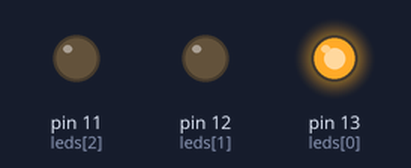
This sketch was run on a simulated Arduino Uno, built with avr-gcc and run on an emulated ATmega328P. On the bench: output pins drawn as LEDs (lit = HIGH).

Above: at 0.5 s.
At 3.5 s:
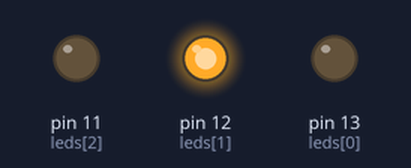
At 15.5 s:
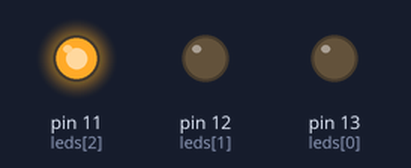
At 37.0 s:
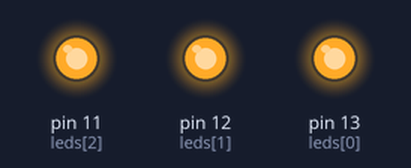
At 47.0 s:
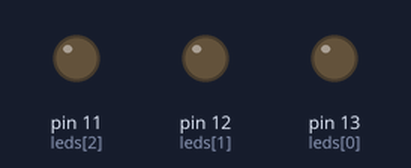
Timing chart, 0 to 50.7 s (numbered marks = the images above):
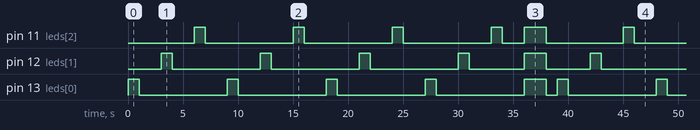

Measured:
- by itself, pin 11 (leds[2]): repeats every 39.0 s: 3 × (LOW 8.0 s, HIGH 1.0 s), LOW 2.0 s, HIGH 2.0 s, LOW 7.0 s, HIGH 1.0 s
- by itself, pin 12 (leds[1]): repeats every 39.0 s: 3 × (LOW 8.0 s, HIGH 1.0 s), LOW 5.0 s, HIGH 2.0 s, LOW 4.0 s, HIGH 1.0 s
- by itself, pin 13 (leds[0]): repeats every 39.0 s: 3 × (LOW 8.0 s, HIGH 1.0 s), LOW 8.0 s, HIGH 2.0 s, LOW 1.0 s, HIGH 1.0 s

The sketch:

patron.ino
```cpp
const int leds[] = { 13, 12, 11 };
const int pin_numbers = sizeof(leds) / sizeof(leds[0]);
const int interval = 1000;
const int sequence_interval = 2000;
const int total_rounds = 3;
void setup() {
  // put your setup code here, to run once
      for (int n = 0; n < pin_numbers; n++) {
      pinMode(leds[n], OUTPUT);
    }
}

void led_blink(int led) {
  digitalWrite(led, HIGH);
  delay(interval);
  digitalWrite(led, LOW);
  delay(sequence_interval);
}

void general_state(int state) {
  for (int n = 0; n < pin_numbers; n++) {
    digitalWrite(leds[n], state);
  }
}

void loop() {
  /**
  * RUNS THROUGH THE SEQUENCE IN 'TOTAL_ROUNDS' TIMES
  */

  for ( int rounds = 0; rounds <= total_rounds; rounds++) {

    // Loops through the pins and blinks them.
    for (int n = 0; n < pin_numbers; n++) {
      led_blink(leds[n]);
    }
  };

  general_state(1);
  delay(sequence_interval);
  general_state(0);
  delay(interval);
}
```
